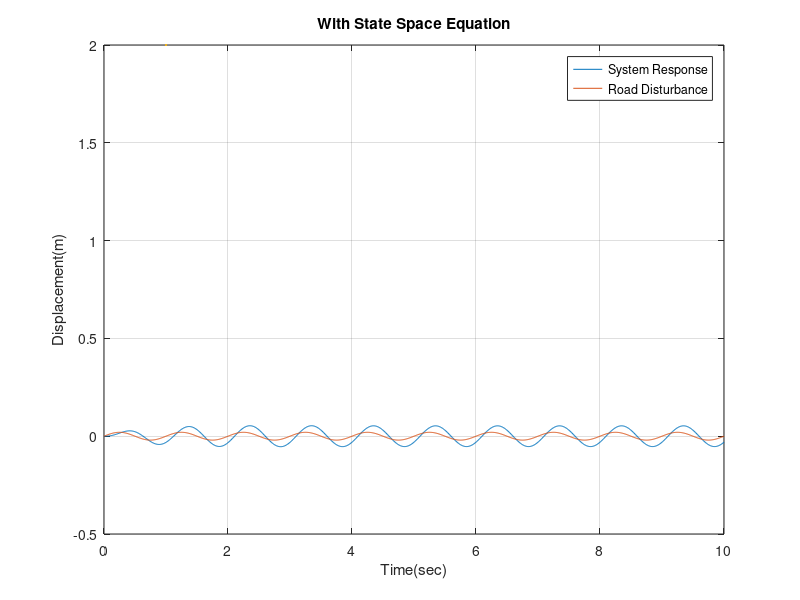

This figure's MATLAB source:
%% My Simulation
clc; clear; close all;clearvars;

sim = 10;
ts = 0.01;
t = 0:ts:sim;
ud = zeros(size(t));
t_new = t(1:1001);
%ud(1:101) = 0.3*(1-cos(2*pi*t(1:101)));
%ud(1:1001) = 0.01*sin(15*pi*t_new) + 0.02*sin(10*pi*t_new + pi/2) + 0.03*sin(pi*t_new);
ud(1:1001) = 0.02*sin(2*pi*t_new);
uc = zeros(size(t));
u = [uc; ud];

% Physical parameters
m_car = 320;    % kg
m_wheel = 40;   % kg
k_car = 18000 ; % N/m
k_wheel = 200000; % N/m
c_car = 1000;   % N/m/s
%c_wheel = 60;   % N/m/s

% State matrices
A = [ 0 1 0 0; [-k_car -c_car k_car c_car]/m_car ; 0 0 0 1; [k_car c_car (-k_car-k_wheel) -c_car]/m_wheel];
B = [ 0 0; 0 1/m_car ; 0 0 ; [-1 (k_wheel)]/m_wheel];
C = [1 0 0 0];
D = [0 0];

%subplot(2,1,1);
figure(1);
sys = ss(A,B,C,D);
%plot(t,lsim(sys,u,t),t,ud,'k:',LineWidth=1);
plot(t,lsim(sys,u,t),t,ud,LineWidth=2);
legend('System Response','Road Disturbance');
xlabel('Time(sec)');ylabel('Displacement(m)');
title('With State Space Equation');
grid on;

% [b, a] = ss2tf(A,B,C,D,2);
% 
% tf_sys = tf(b, a);
% %subplot(2,1,2);
% figure(2);
% plot(t,lsim(tf_sys,ud,t),t,ud,'k:',LineWidth=4);
% legend('System Response');
% xlabel('Time(sec)');ylabel('Displacement(m)');
% title('With Transfer Function');
% grid on;


% Test:



